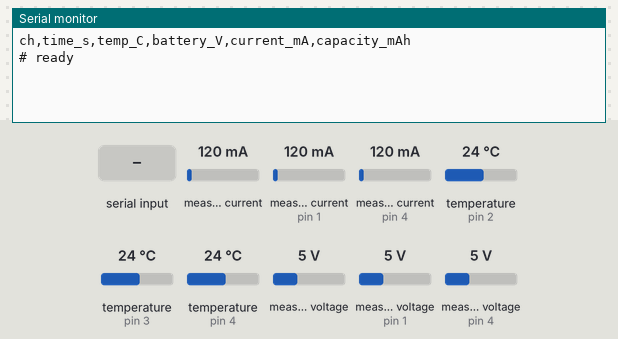
A sketch run on a simulated Arduino Nano, built with avr-gcc and run on an emulated ATmega328P. On the bench: the last lines printed to the serial monitor. Inputs (shaded band) come from the test bench; at power-on: measured voltage 5 V, measured current (sensors on pin 1, pin 4) 120 mA, temperature (sensors on pin 3, pin 4, pin 2) 24 °C, measured current 120 mA, measured voltage (sensors on pin 1, pin 4) 5 V.

Above: at 1.2 s.
1.3 s: "g" received over Serial
At 2.1 s:
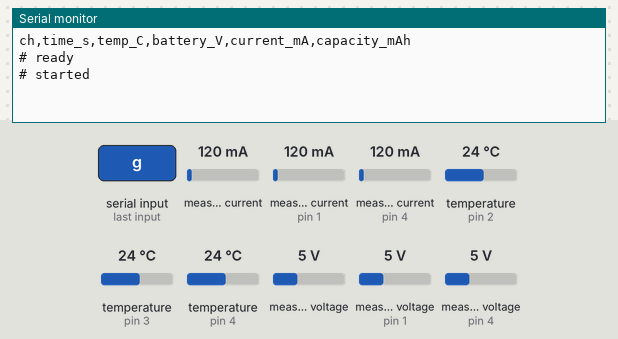
3.8 s: measured voltage (sensor 0) set to 0.3 V
At 5.7 s:
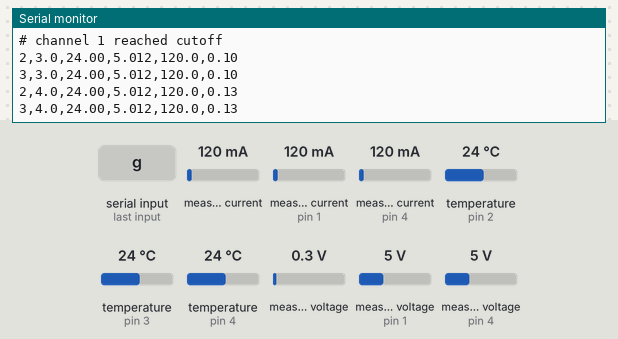
5.8 s: measured current (sensor on pin 1) set to 40 mA
At 7.1 s:
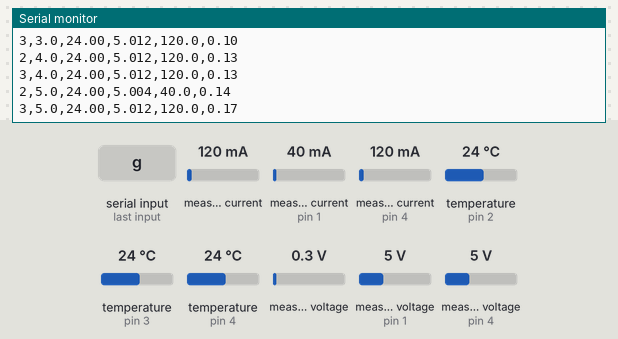
7.3 s: measured current (sensor on pin 4) set to 40 mA
At 8.1 s:
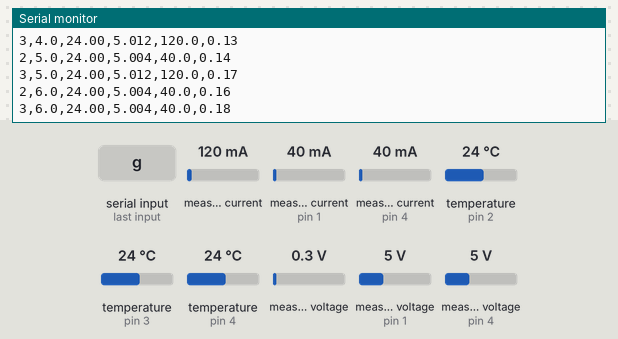
8.8 s: temperature (sensor on pin 3) set to 12 °C
At 9.9 s:
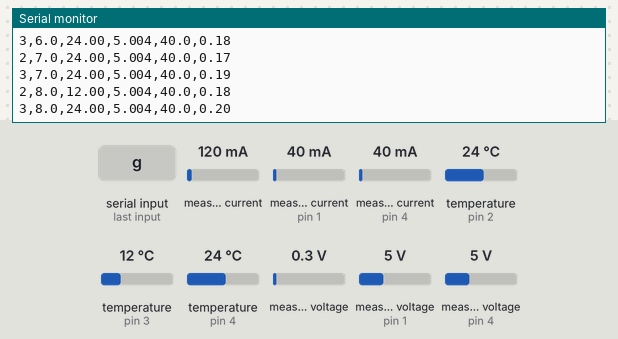
10.3 s: temperature (sensor on pin 4) set to 12 °C
At 10.7 s:
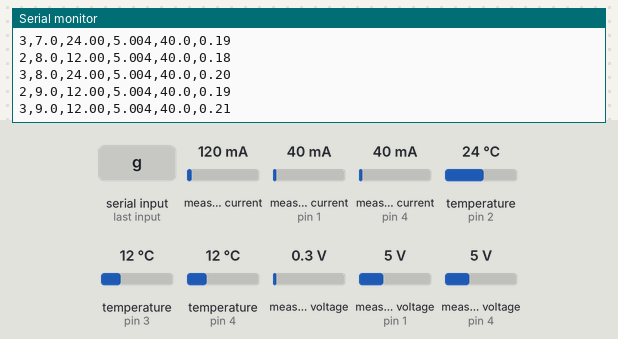
Timing chart, 0 to 12.8 s (numbered marks = the images above; inputs shaded):
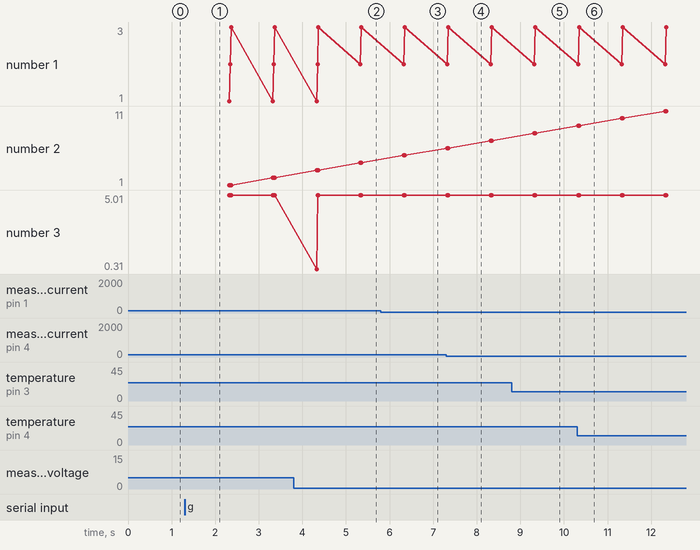

Measured:
- after the input at 1.3 s, the serial monitor: prints a new line at once (image 1)
- after the input at 3.8 s, the serial monitor: prints a new line after 0.53 s (image 2)
- after the input at 5.8 s, the serial monitor: prints a new line after 0.53 s (image 3)
- after the input at 7.3 s, the serial monitor: prints a new line after 0.05 s (image 4)
- after the input at 8.8 s, the serial monitor: prints a new line after 0.52 s (image 5)
- after the input at 10.3 s, the serial monitor: prints a new line after 0.05 s (image 6)

The sketch:

battery_logger.ino
```cpp
// Multi-channel battery logger for Arduino Nano.
// Each channel = one INA219 (current/voltage) + one DS18B20 (temperature).
// Waits for the Mac to send 'g', then prints one CSV row per channel per second:
//   ch,time_s,temp_C,battery_V,current_mA,capacity_mAh
// Lines starting with '#' are status messages for the Mac script, not data.

#include <Wire.h>
#include <Adafruit_INA219.h>
#include <OneWire.h>
#include <DallasTemperature.h>

// ---- Configure per setup -------------------------------------------------
const uint8_t N = 3;                                   // number of channels
const uint8_t INA_ADDR[N] = {0x40, 0x41, 0x44};        // set by A0/A1 jumpers
const uint8_t TEMP_PIN[N] = {2, 3, 4};                 // one DS18B20 per pin
const float   CUTOFF_V    = 0.9;                       // end-of-discharge voltage
const unsigned long INTERVAL_MS = 1000;
// --------------------------------------------------------------------------

Adafruit_INA219*   ina[N];
OneWire*           wire[N];
DallasTemperature* temp[N];

float mAh[N];
bool  active[N];
unsigned long startMs, lastTick;
bool running = false;

void setup() {
  Serial.begin(115200);
  for (uint8_t i = 0; i < N; i++) {
    ina[i] = new Adafruit_INA219(INA_ADDR[i]);
    if (!ina[i]->begin()) {
      Serial.print("# ERROR: INA219 not found for channel ");
      Serial.println(i + 1);
      while (true) {}
    }
    wire[i] = new OneWire(TEMP_PIN[i]);
    temp[i] = new DallasTemperature(wire[i]);
    temp[i]->begin();
    temp[i]->setWaitForConversion(false);   // don't block while the sensor converts
    active[i] = true;
    mAh[i] = 0;
  }
  Serial.println("ch,time_s,temp_C,battery_V,current_mA,capacity_mAh");
  Serial.println("# ready");
}

void loop() {
  // Wait for the Mac to say go.
  if (!running) {
    if (Serial.available() && Serial.read() == 'g') {
      for (uint8_t i = 0; i < N; i++) temp[i]->requestTemperatures();  // fresh first reading
      startMs = lastTick = millis();
      running = true;
      Serial.println("# started");
    }
    return;
  }

  unsigned long now = millis();
  if (now - lastTick < INTERVAL_MS) return;
  float dt_h = (now - lastTick) / 3600000.0;
  lastTick = now;

  bool anyActive = false;
  for (uint8_t i = 0; i < N; i++) {
    if (!active[i]) continue;

    float tempC = temp[i]->getTempCByIndex(0);   // result of the previous request
    temp[i]->requestTemperatures();              // start the next conversion

    // The INA219 bus voltage is measured on the load side of the shunt;
    // add the shunt drop to get the true cell terminal voltage.
    float batteryV   = ina[i]->getBusVoltage_V() + ina[i]->getShuntVoltage_mV() / 1000.0;
    float current_mA = ina[i]->getCurrent_mA();
    mAh[i] += current_mA * dt_h;

    Serial.print(i + 1);                              Serial.print(',');
    Serial.print((now - startMs) / 1000.0, 1);        Serial.print(',');
    if (tempC != DEVICE_DISCONNECTED_C) Serial.print(tempC, 2);   // blank if sensor missing
    Serial.print(',');
    Serial.print(batteryV, 3);                        Serial.print(',');
    Serial.print(current_mA, 1);                      Serial.print(',');
    Serial.println(mAh[i], 2);

    if (batteryV < CUTOFF_V) {
      active[i] = false;
      Serial.print("# channel "); Serial.print(i + 1); Serial.println(" reached cutoff");
    } else {
      anyActive = true;
    }
  }

  if (!anyActive) {
    Serial.println("# all done");
    running = false;
  }
}
```
